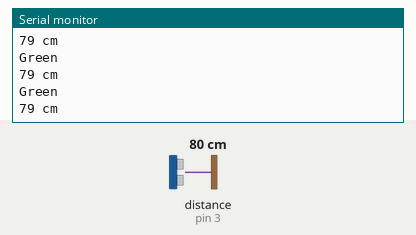
Simulated run of this sketch. Board: Arduino Uno, built with avr-gcc and run on an emulated ATmega328P. Shown: the last lines printed to the serial monitor. Wiring (inferred from the names in the program): ultrasonic range finder: trigger pin 2; echo pin 3. Inputs (shaded band) come from the test bench; at power-on: distance to the obstacle (sensor on pin 3) 80 cm. The echo pulse lasts 58.3 µs per cm.

Above: at 5.7 s.
5.8 s: distance to the obstacle (sensor on pin 3) set to 4 cm
At 6.9 s:
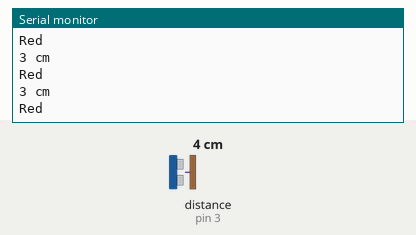
8.8 s: distance to the obstacle (sensor on pin 3) set to 6 cm
At 9.9 s:
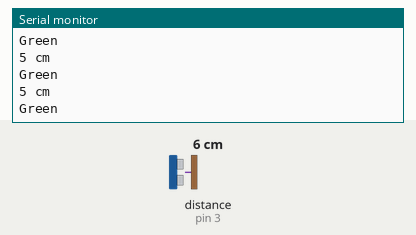
Timing chart, 0 to 11.8 s (numbered marks = the images above; inputs shaded):
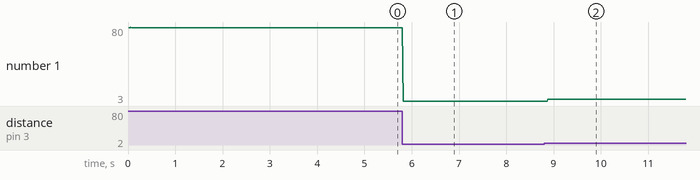

The sketch:

Us_oneSens.ino
```cpp
/*
Name:		Ultrasonic_HC-SR04.ino
Created:	10/13/2016 6:50:30 PM
Author:	Raphi


---------------INFOS---------------
Misst die Distanz über den Ultraschalldistanzsensor HC-SR04.
Zusätzlich wird zurückgegeben, in welchem Bereich die Messung liegt.

-----Ausgabe-----
+Seriell
	-Distanz
	-Bereich
		- "Green" (i.O.)
		- "Red" (n.i.O.)
		- "Out of Range"

------------------------------
*/

// Initialise
#define US1_trigPin 2
#define US1_echoPin 3
//#define led1 22
//#define led2 24

// the setup function runs once when you press reset or power the board
void setup() {
	Serial.begin(9600);

	pinMode(US1_trigPin, OUTPUT);
	pinMode(US1_echoPin, INPUT);
	//pinMode(led1, OUTPUT);
	//pinMode(led2, OUTPUT);
}

// the loop function runs over and over again until power down or reset
void loop() {
	long duration, distance;

	Serial.println("Start:");
	for (;;) {
		//--Trigger
		//Set 10us High (LOW-HIGH-LOW)
		digitalWrite(US1_trigPin, LOW);
		delayMicroseconds(2);
		digitalWrite(US1_trigPin, HIGH);
		delayMicroseconds(10);
		digitalWrite(US1_trigPin, LOW);

		//--echoPin,
		//Reads and returns wave travel time in microseconds
		duration = pulseIn(US1_echoPin, HIGH);		//NICHT PULSEIN BENUTZEN


		//--Calculation
		distance = (duration / 2)/29.1;				//Echo Hin & Zurück => distance/2
													//Speed of sound: 340m/s
		//--Result
		if (distance < 4) {
			Serial.println("Red \n");
		}
		else {
			Serial.println("Green");
		}
		if (distance >= 200 || distance <= 0) {
			Serial.println("Out of range");
		}
		else {
			Serial.print(distance);
			Serial.println(" cm");
		}

		//--Delay
		delay(10);
	}
}
```

Measured:
- the behaviour switches between 4 and 5 cm on distance to the obstacle (sensor on pin 3) (found by bisection; images 1 and 2)
- after the input at 5.8 s, the serial monitor: prints a new line at once (image 1)
- after the input at 8.8 s, the serial monitor: prints a new line after 0.07 s (image 2)
- plotted number 1: 79 → 3 after the input at 5.8 s, 3 → 5 after the input at 8.8 s
